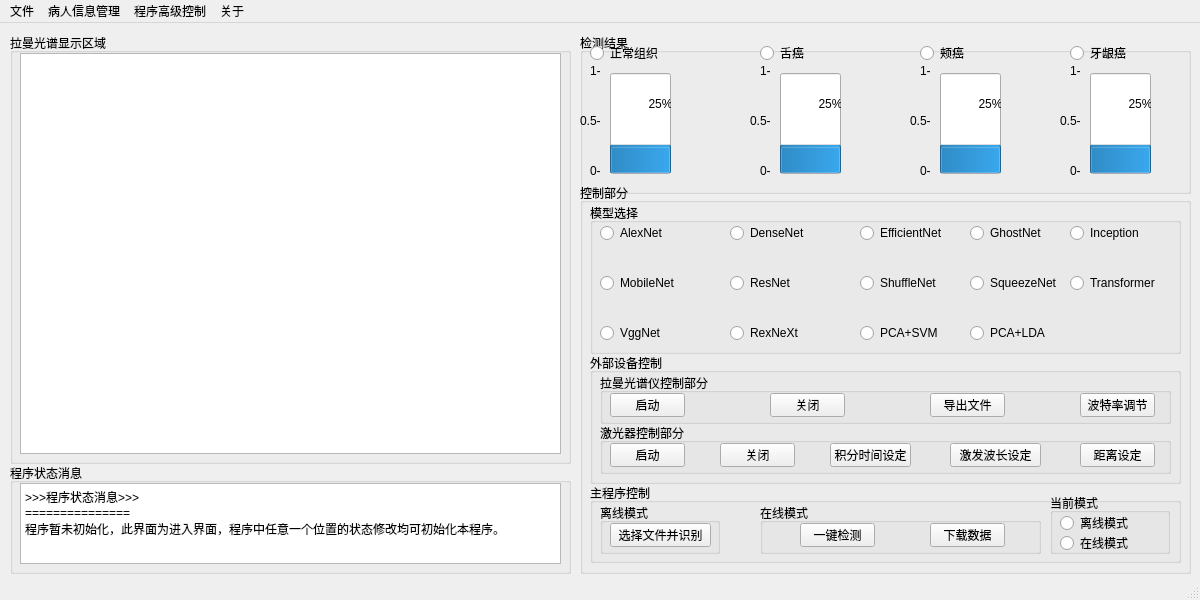
<?xml version="1.0" encoding="UTF-8"?>
<ui version="4.0">
 <class>MainWindow</class>
 <widget class="QMainWindow" name="MainWindow">
  <property name="geometry">
   <rect>
    <x>0</x>
    <y>0</y>
    <width>1200</width>
    <height>600</height>
   </rect>
  </property>
  <property name="minimumSize">
   <size>
    <width>1200</width>
    <height>600</height>
   </size>
  </property>
  <property name="maximumSize">
   <size>
    <width>1200</width>
    <height>600</height>
   </size>
  </property>
  <property name="windowTitle">
   <string>MainWindow</string>
  </property>
  <widget class="QWidget" name="centralwidget">
   <widget class="QGroupBox" name="groupBox">
    <property name="geometry">
     <rect>
      <x>10</x>
      <y>10</y>
      <width>561</width>
      <height>431</height>
     </rect>
    </property>
    <property name="title">
     <string>拉曼光谱显示区域</string>
    </property>
    <widget class="QGraphicsView" name="graphicsView">
     <property name="geometry">
      <rect>
       <x>10</x>
       <y>20</y>
       <width>541</width>
       <height>401</height>
      </rect>
     </property>
    </widget>
   </widget>
   <widget class="QGroupBox" name="groupBox_2">
    <property name="geometry">
     <rect>
      <x>580</x>
      <y>10</y>
      <width>611</width>
      <height>161</height>
     </rect>
    </property>
    <property name="title">
     <string>检测结果</string>
    </property>
    <widget class="QRadioButton" name="radioButton">
     <property name="geometry">
      <rect>
       <x>10</x>
       <y>10</y>
       <width>95</width>
       <height>20</height>
      </rect>
     </property>
     <property name="text">
      <string>正常组织</string>
     </property>
    </widget>
    <widget class="QRadioButton" name="radioButton_2">
     <property name="geometry">
      <rect>
       <x>180</x>
       <y>10</y>
       <width>95</width>
       <height>20</height>
      </rect>
     </property>
     <property name="text">
      <string>舌癌</string>
     </property>
    </widget>
    <widget class="QRadioButton" name="radioButton_3">
     <property name="geometry">
      <rect>
       <x>340</x>
       <y>10</y>
       <width>95</width>
       <height>20</height>
      </rect>
     </property>
     <property name="text">
      <string>颊癌</string>
     </property>
    </widget>
    <widget class="QRadioButton" name="radioButton_4">
     <property name="geometry">
      <rect>
       <x>490</x>
       <y>10</y>
       <width>95</width>
       <height>20</height>
      </rect>
     </property>
     <property name="text">
      <string>牙龈癌</string>
     </property>
    </widget>
    <widget class="QProgressBar" name="progressBar">
     <property name="geometry">
      <rect>
       <x>30</x>
       <y>40</y>
       <width>61</width>
       <height>101</height>
      </rect>
     </property>
     <property name="value">
      <number>25</number>
     </property>
     <property name="alignment">
      <set>Qt::AlignBottom|Qt::AlignJustify</set>
     </property>
     <property name="orientation">
      <enum>Qt::Vertical</enum>
     </property>
    </widget>
    <widget class="QProgressBar" name="progressBar_2">
     <property name="geometry">
      <rect>
       <x>200</x>
       <y>40</y>
       <width>61</width>
       <height>101</height>
      </rect>
     </property>
     <property name="value">
      <number>25</number>
     </property>
     <property name="orientation">
      <enum>Qt::Vertical</enum>
     </property>
    </widget>
    <widget class="QProgressBar" name="progressBar_3">
     <property name="geometry">
      <rect>
       <x>360</x>
       <y>40</y>
       <width>61</width>
       <height>101</height>
      </rect>
     </property>
     <property name="value">
      <number>25</number>
     </property>
     <property name="orientation">
      <enum>Qt::Vertical</enum>
     </property>
    </widget>
    <widget class="QProgressBar" name="progressBar_4">
     <property name="geometry">
      <rect>
       <x>510</x>
       <y>40</y>
       <width>61</width>
       <height>101</height>
      </rect>
     </property>
     <property name="value">
      <number>25</number>
     </property>
     <property name="orientation">
      <enum>Qt::Vertical</enum>
     </property>
    </widget>
    <widget class="QRadioButton" name="radioButton_21">
     <property name="geometry">
      <rect>
       <x>650</x>
       <y>20</y>
       <width>95</width>
       <height>20</height>
      </rect>
     </property>
     <property name="text">
      <string>保留</string>
     </property>
    </widget>
    <widget class="QLabel" name="label_5">
     <property name="geometry">
      <rect>
       <x>0</x>
       <y>80</y>
       <width>31</width>
       <height>16</height>
      </rect>
     </property>
     <property name="text">
      <string>0.5-</string>
     </property>
    </widget>
    <widget class="QLabel" name="label_6">
     <property name="geometry">
      <rect>
       <x>10</x>
       <y>30</y>
       <width>21</width>
       <height>16</height>
      </rect>
     </property>
     <property name="text">
      <string>1-</string>
     </property>
    </widget>
    <widget class="QLabel" name="label_7">
     <property name="geometry">
      <rect>
       <x>10</x>
       <y>130</y>
       <width>21</width>
       <height>16</height>
      </rect>
     </property>
     <property name="text">
      <string>0-</string>
     </property>
    </widget>
    <widget class="QLabel" name="label_8">
     <property name="geometry">
      <rect>
       <x>170</x>
       <y>80</y>
       <width>21</width>
       <height>16</height>
      </rect>
     </property>
     <property name="text">
      <string>0.5-</string>
     </property>
    </widget>
    <widget class="QLabel" name="label_9">
     <property name="geometry">
      <rect>
       <x>180</x>
       <y>30</y>
       <width>21</width>
       <height>16</height>
      </rect>
     </property>
     <property name="text">
      <string>1-</string>
     </property>
    </widget>
    <widget class="QLabel" name="label_10">
     <property name="geometry">
      <rect>
       <x>180</x>
       <y>130</y>
       <width>21</width>
       <height>16</height>
      </rect>
     </property>
     <property name="text">
      <string>0-</string>
     </property>
    </widget>
    <widget class="QLabel" name="label_11">
     <property name="geometry">
      <rect>
       <x>330</x>
       <y>80</y>
       <width>21</width>
       <height>16</height>
      </rect>
     </property>
     <property name="text">
      <string>0.5-</string>
     </property>
    </widget>
    <widget class="QLabel" name="label_12">
     <property name="geometry">
      <rect>
       <x>340</x>
       <y>30</y>
       <width>21</width>
       <height>16</height>
      </rect>
     </property>
     <property name="text">
      <string>1-</string>
     </property>
    </widget>
    <widget class="QLabel" name="label_13">
     <property name="geometry">
      <rect>
       <x>340</x>
       <y>130</y>
       <width>21</width>
       <height>16</height>
      </rect>
     </property>
     <property name="text">
      <string>0-</string>
     </property>
    </widget>
    <widget class="QLabel" name="label_14">
     <property name="geometry">
      <rect>
       <x>480</x>
       <y>80</y>
       <width>21</width>
       <height>16</height>
      </rect>
     </property>
     <property name="text">
      <string>0.5-</string>
     </property>
    </widget>
    <widget class="QLabel" name="label_15">
     <property name="geometry">
      <rect>
       <x>490</x>
       <y>30</y>
       <width>21</width>
       <height>16</height>
      </rect>
     </property>
     <property name="text">
      <string>1-</string>
     </property>
    </widget>
    <widget class="QLabel" name="label_16">
     <property name="geometry">
      <rect>
       <x>490</x>
       <y>130</y>
       <width>21</width>
       <height>16</height>
      </rect>
     </property>
     <property name="text">
      <string>0-</string>
     </property>
    </widget>
   </widget>
   <widget class="QGroupBox" name="groupBox_3">
    <property name="geometry">
     <rect>
      <x>580</x>
      <y>160</y>
      <width>611</width>
      <height>391</height>
     </rect>
    </property>
    <property name="title">
     <string>控制部分</string>
    </property>
    <widget class="QGroupBox" name="groupBox_4">
     <property name="geometry">
      <rect>
       <x>10</x>
       <y>20</y>
       <width>591</width>
       <height>151</height>
      </rect>
     </property>
     <property name="title">
      <string>模型选择</string>
     </property>
     <widget class="QRadioButton" name="radioButton_5">
      <property name="geometry">
       <rect>
        <x>10</x>
        <y>20</y>
        <width>95</width>
        <height>20</height>
       </rect>
      </property>
      <property name="text">
       <string>AlexNet</string>
      </property>
     </widget>
     <widget class="QRadioButton" name="radioButton_6">
      <property name="geometry">
       <rect>
        <x>140</x>
        <y>20</y>
        <width>95</width>
        <height>20</height>
       </rect>
      </property>
      <property name="text">
       <string>DenseNet</string>
      </property>
     </widget>
     <widget class="QRadioButton" name="radioButton_7">
      <property name="geometry">
       <rect>
        <x>270</x>
        <y>20</y>
        <width>95</width>
        <height>20</height>
       </rect>
      </property>
      <property name="text">
       <string>EfficientNet</string>
      </property>
     </widget>
     <widget class="QRadioButton" name="radioButton_8">
      <property name="geometry">
       <rect>
        <x>10</x>
        <y>70</y>
        <width>95</width>
        <height>20</height>
       </rect>
      </property>
      <property name="text">
       <string>MobileNet</string>
      </property>
     </widget>
     <widget class="QRadioButton" name="radioButton_9">
      <property name="geometry">
       <rect>
        <x>380</x>
        <y>20</y>
        <width>95</width>
        <height>20</height>
       </rect>
      </property>
      <property name="text">
       <string>GhostNet</string>
      </property>
     </widget>
     <widget class="QRadioButton" name="radioButton_10">
      <property name="geometry">
       <rect>
        <x>480</x>
        <y>20</y>
        <width>95</width>
        <height>20</height>
       </rect>
      </property>
      <property name="text">
       <string>Inception</string>
      </property>
     </widget>
     <widget class="QRadioButton" name="radioButton_11">
      <property name="geometry">
       <rect>
        <x>380</x>
        <y>70</y>
        <width>95</width>
        <height>20</height>
       </rect>
      </property>
      <property name="text">
       <string>SqueezeNet</string>
      </property>
     </widget>
     <widget class="QRadioButton" name="radioButton_12">
      <property name="geometry">
       <rect>
        <x>140</x>
        <y>70</y>
        <width>95</width>
        <height>20</height>
       </rect>
      </property>
      <property name="text">
       <string>ResNet</string>
      </property>
     </widget>
     <widget class="QRadioButton" name="radioButton_13">
      <property name="geometry">
       <rect>
        <x>270</x>
        <y>70</y>
        <width>95</width>
        <height>20</height>
       </rect>
      </property>
      <property name="text">
       <string>ShuffleNet</string>
      </property>
     </widget>
     <widget class="QRadioButton" name="radioButton_14">
      <property name="geometry">
       <rect>
        <x>380</x>
        <y>120</y>
        <width>95</width>
        <height>20</height>
       </rect>
      </property>
      <property name="text">
       <string>PCA+LDA</string>
      </property>
     </widget>
     <widget class="QRadioButton" name="radioButton_15">
      <property name="geometry">
       <rect>
        <x>480</x>
        <y>70</y>
        <width>95</width>
        <height>20</height>
       </rect>
      </property>
      <property name="text">
       <string>Transformer</string>
      </property>
     </widget>
     <widget class="QRadioButton" name="radioButton_16">
      <property name="geometry">
       <rect>
        <x>10</x>
        <y>120</y>
        <width>95</width>
        <height>20</height>
       </rect>
      </property>
      <property name="text">
       <string>VggNet</string>
      </property>
     </widget>
     <widget class="QRadioButton" name="radioButton_17">
      <property name="geometry">
       <rect>
        <x>140</x>
        <y>120</y>
        <width>95</width>
        <height>20</height>
       </rect>
      </property>
      <property name="text">
       <string>RexNeXt</string>
      </property>
     </widget>
     <widget class="QRadioButton" name="radioButton_18">
      <property name="geometry">
       <rect>
        <x>270</x>
        <y>120</y>
        <width>95</width>
        <height>20</height>
       </rect>
      </property>
      <property name="text">
       <string>PCA+SVM</string>
      </property>
     </widget>
    </widget>
    <widget class="QGroupBox" name="groupBox_5">
     <property name="geometry">
      <rect>
       <x>10</x>
       <y>170</y>
       <width>591</width>
       <height>131</height>
      </rect>
     </property>
     <property name="title">
      <string>外部设备控制</string>
     </property>
     <widget class="QGroupBox" name="groupBox_6">
      <property name="geometry">
       <rect>
        <x>10</x>
        <y>20</y>
        <width>571</width>
        <height>51</height>
       </rect>
      </property>
      <property name="title">
       <string>拉曼光谱仪控制部分</string>
      </property>
      <widget class="QPushButton" name="pushButton_2">
       <property name="geometry">
        <rect>
         <x>10</x>
         <y>20</y>
         <width>75</width>
         <height>24</height>
        </rect>
       </property>
       <property name="text">
        <string>启动</string>
       </property>
      </widget>
      <widget class="QPushButton" name="pushButton_3">
       <property name="geometry">
        <rect>
         <x>170</x>
         <y>20</y>
         <width>75</width>
         <height>24</height>
        </rect>
       </property>
       <property name="text">
        <string>关闭</string>
       </property>
      </widget>
      <widget class="QPushButton" name="pushButton_4">
       <property name="geometry">
        <rect>
         <x>330</x>
         <y>20</y>
         <width>75</width>
         <height>24</height>
        </rect>
       </property>
       <property name="text">
        <string>导出文件</string>
       </property>
      </widget>
      <widget class="QPushButton" name="pushButton_7">
       <property name="geometry">
        <rect>
         <x>480</x>
         <y>20</y>
         <width>75</width>
         <height>24</height>
        </rect>
       </property>
       <property name="text">
        <string>波特率调节</string>
       </property>
      </widget>
     </widget>
     <widget class="QGroupBox" name="groupBox_7">
      <property name="geometry">
       <rect>
        <x>10</x>
        <y>70</y>
        <width>571</width>
        <height>51</height>
       </rect>
      </property>
      <property name="title">
       <string>激光器控制部分</string>
      </property>
      <widget class="QPushButton" name="pushButton_5">
       <property name="geometry">
        <rect>
         <x>10</x>
         <y>20</y>
         <width>75</width>
         <height>24</height>
        </rect>
       </property>
       <property name="text">
        <string>启动</string>
       </property>
      </widget>
      <widget class="QPushButton" name="pushButton_6">
       <property name="geometry">
        <rect>
         <x>120</x>
         <y>20</y>
         <width>75</width>
         <height>24</height>
        </rect>
       </property>
       <property name="text">
        <string>关闭</string>
       </property>
      </widget>
      <widget class="QPushButton" name="pushButton_8">
       <property name="geometry">
        <rect>
         <x>230</x>
         <y>20</y>
         <width>81</width>
         <height>24</height>
        </rect>
       </property>
       <property name="text">
        <string>积分时间设定</string>
       </property>
      </widget>
      <widget class="QPushButton" name="pushButton_9">
       <property name="geometry">
        <rect>
         <x>350</x>
         <y>20</y>
         <width>91</width>
         <height>24</height>
        </rect>
       </property>
       <property name="text">
        <string>激发波长设定</string>
       </property>
      </widget>
      <widget class="QPushButton" name="pushButton_10">
       <property name="geometry">
        <rect>
         <x>480</x>
         <y>20</y>
         <width>75</width>
         <height>24</height>
        </rect>
       </property>
       <property name="text">
        <string>距离设定</string>
       </property>
      </widget>
     </widget>
    </widget>
    <widget class="QGroupBox" name="groupBox_8">
     <property name="geometry">
      <rect>
       <x>10</x>
       <y>300</y>
       <width>591</width>
       <height>80</height>
      </rect>
     </property>
     <property name="title">
      <string>主程序控制</string>
     </property>
     <widget class="QGroupBox" name="groupBox_9">
      <property name="geometry">
       <rect>
        <x>460</x>
        <y>10</y>
        <width>120</width>
        <height>61</height>
       </rect>
      </property>
      <property name="title">
       <string>当前模式</string>
      </property>
      <widget class="QRadioButton" name="radioButton_19">
       <property name="geometry">
        <rect>
         <x>10</x>
         <y>20</y>
         <width>95</width>
         <height>20</height>
        </rect>
       </property>
       <property name="text">
        <string>离线模式</string>
       </property>
      </widget>
      <widget class="QRadioButton" name="radioButton_20">
       <property name="geometry">
        <rect>
         <x>10</x>
         <y>40</y>
         <width>95</width>
         <height>20</height>
        </rect>
       </property>
       <property name="text">
        <string>在线模式</string>
       </property>
      </widget>
     </widget>
     <widget class="QGroupBox" name="groupBox_10">
      <property name="geometry">
       <rect>
        <x>10</x>
        <y>20</y>
        <width>120</width>
        <height>51</height>
       </rect>
      </property>
      <property name="title">
       <string>离线模式</string>
      </property>
      <widget class="QPushButton" name="pushButton_11">
       <property name="geometry">
        <rect>
         <x>10</x>
         <y>20</y>
         <width>101</width>
         <height>24</height>
        </rect>
       </property>
       <property name="text">
        <string>选择文件并识别</string>
       </property>
      </widget>
     </widget>
     <widget class="QGroupBox" name="groupBox_11">
      <property name="geometry">
       <rect>
        <x>170</x>
        <y>20</y>
        <width>281</width>
        <height>51</height>
       </rect>
      </property>
      <property name="title">
       <string>在线模式</string>
      </property>
      <widget class="QPushButton" name="pushButton_12">
       <property name="geometry">
        <rect>
         <x>40</x>
         <y>20</y>
         <width>75</width>
         <height>24</height>
        </rect>
       </property>
       <property name="text">
        <string>一键检测</string>
       </property>
      </widget>
      <widget class="QPushButton" name="pushButton_13">
       <property name="geometry">
        <rect>
         <x>170</x>
         <y>20</y>
         <width>75</width>
         <height>24</height>
        </rect>
       </property>
       <property name="text">
        <string>下载数据</string>
       </property>
      </widget>
     </widget>
    </widget>
   </widget>
   <widget class="QGroupBox" name="groupBox_12">
    <property name="geometry">
     <rect>
      <x>10</x>
      <y>440</y>
      <width>561</width>
      <height>111</height>
     </rect>
    </property>
    <property name="title">
     <string>程序状态消息</string>
    </property>
    <widget class="QTextBrowser" name="textBrowser">
     <property name="geometry">
      <rect>
       <x>10</x>
       <y>20</y>
       <width>541</width>
       <height>81</height>
      </rect>
     </property>
     <property name="html">
      <string>&lt;!DOCTYPE HTML PUBLIC &quot;-//W3C//DTD HTML 4.0//EN&quot; &quot;http://www.w3.org/TR/REC-html40/strict.dtd&quot;&gt;
&lt;html&gt;&lt;head&gt;&lt;meta name=&quot;qrichtext&quot; content=&quot;1&quot; /&gt;&lt;meta charset=&quot;utf-8&quot; /&gt;&lt;style type=&quot;text/css&quot;&gt;
p, li { white-space: pre-wrap; }
&lt;/style&gt;&lt;/head&gt;&lt;body style=&quot; font-family:'Microsoft YaHei UI'; font-size:9pt; font-weight:400; font-style:normal;&quot;&gt;
&lt;p style=&quot; margin-top:0px; margin-bottom:0px; margin-left:0px; margin-right:0px; -qt-block-indent:0; text-indent:0px;&quot;&gt;&amp;gt;&amp;gt;&amp;gt;程序状态消息&amp;gt;&amp;gt;&amp;gt;&lt;/p&gt;
&lt;p style=&quot; margin-top:0px; margin-bottom:0px; margin-left:0px; margin-right:0px; -qt-block-indent:0; text-indent:0px;&quot;&gt;===============&lt;/p&gt;
&lt;p style=&quot; margin-top:0px; margin-bottom:0px; margin-left:0px; margin-right:0px; -qt-block-indent:0; text-indent:0px;&quot;&gt;程序暂未初始化，此界面为进入界面，程序中任意一个位置的状态修改均可初始化本程序。&lt;/p&gt;&lt;/body&gt;&lt;/html&gt;</string>
     </property>
    </widget>
   </widget>
  </widget>
  <widget class="QMenuBar" name="menubar">
   <property name="geometry">
    <rect>
     <x>0</x>
     <y>0</y>
     <width>1200</width>
     <height>22</height>
    </rect>
   </property>
   <widget class="QMenu" name="menu">
    <property name="title">
     <string>文件</string>
    </property>
    <addaction name="action_save_data_normal"/>
    <addaction name="action_save_all_data"/>
    <addaction name="separator"/>
    <addaction name="action_input_file"/>
   </widget>
   <widget class="QMenu" name="menu_2">
    <property name="title">
     <string>病人信息管理</string>
    </property>
    <addaction name="action_input_information"/>
    <addaction name="action_show_information"/>
   </widget>
   <widget class="QMenu" name="menu_3">
    <property name="title">
     <string>程序高级控制</string>
    </property>
    <addaction name="action_show_status_program"/>
    <addaction name="separator"/>
    <addaction name="action_clear_window"/>
    <addaction name="action_self_check"/>
    <addaction name="separator"/>
    <addaction name="action_exit"/>
   </widget>
   <widget class="QMenu" name="menu_4">
    <property name="title">
     <string>关于</string>
    </property>
    <addaction name="action_program_information"/>
    <addaction name="action_visit_website"/>
   </widget>
   <addaction name="menu"/>
   <addaction name="menu_2"/>
   <addaction name="menu_3"/>
   <addaction name="menu_4"/>
  </widget>
  <widget class="QStatusBar" name="statusbar"/>
  <action name="action_save_data_normal">
   <property name="text">
    <string>导出数据</string>
   </property>
   <property name="toolTip">
    <string>导出数据</string>
   </property>
  </action>
  <action name="action_save_all_data">
   <property name="text">
    <string>导出文件所有信息</string>
   </property>
   <property name="toolTip">
    <string>导出文件所有信息</string>
   </property>
  </action>
  <action name="action_input_file">
   <property name="text">
    <string>导入文件</string>
   </property>
   <property name="toolTip">
    <string>导入文件</string>
   </property>
  </action>
  <action name="action_input_information">
   <property name="text">
    <string>导入病人信息</string>
   </property>
   <property name="toolTip">
    <string>导入病人信息</string>
   </property>
  </action>
  <action name="action_show_information">
   <property name="text">
    <string>显示病人信息</string>
   </property>
   <property name="toolTip">
    <string>显示病人信息</string>
   </property>
  </action>
  <action name="action_show_status_program">
   <property name="text">
    <string>显示目前程序参数状态</string>
   </property>
  </action>
  <action name="action_clear_window">
   <property name="text">
    <string>程序屏幕状态清除</string>
   </property>
   <property name="toolTip">
    <string>程序屏幕状态清除</string>
   </property>
  </action>
  <action name="action_exit">
   <property name="text">
    <string>退出</string>
   </property>
   <property name="toolTip">
    <string>退出</string>
   </property>
  </action>
  <action name="action_self_check">
   <property name="text">
    <string>程序功能自检</string>
   </property>
  </action>
  <action name="action_program_information">
   <property name="text">
    <string>程序信息</string>
   </property>
  </action>
  <action name="action_visit_website">
   <property name="text">
    <string>程序官网</string>
   </property>
  </action>
 </widget>
 <resources/>
 <connections/>
</ui>
